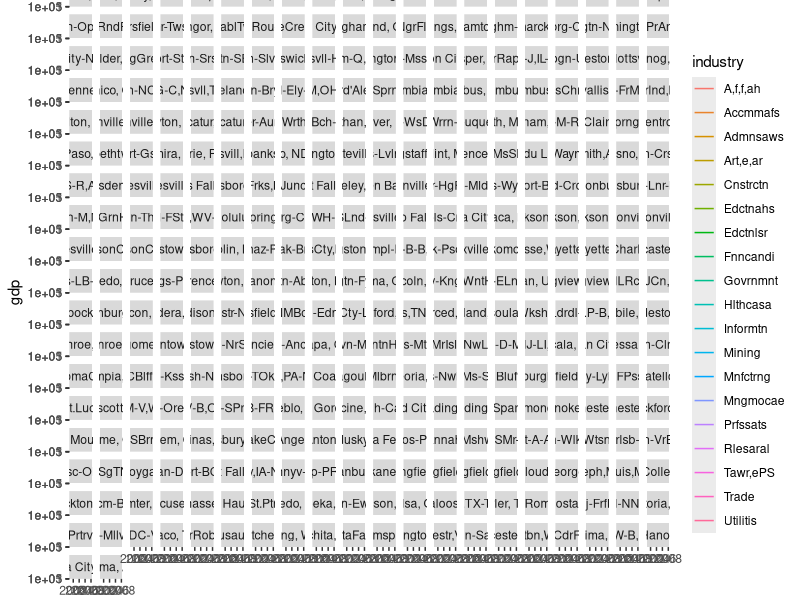
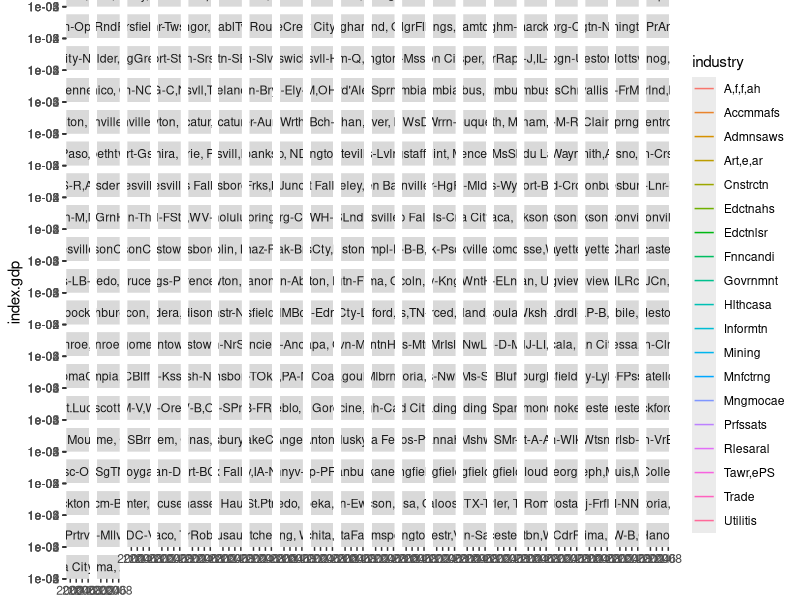

Here is the R script that generated these plots, in order: (Note: this script raises an error after producing the figures.)
library(stringr)
library(ggplot2)

gdp <- read.csv("gdp-selected.csv")


qplot(year, gdp, data = gdp, colour = industry, geom="line", facets=~ metro, log = "y")
qplot(year, index.gdp, data = gdp, colour = industry, geom="line", facets=~ metro, log = "y")

# Compare industries across cities ------------------------------------------
# Get rid of all city-industry combinations with < 3 points
gdp <- ddply(gdp, c("industry", "metro"), transform, 
  n = length(metro))
selected <- subset(gdp, n >= 4)

qplot(year, gdp, data = selected2, group = metro, geom="line", facets=~ industry, log = "y")
# Industries do seem share common patterns across cities, but it's difficult
# to compare within an industry because the geometric growth dominates smaller
# deviations

# Look at just geometric growth 

growth <- ddply(selected, c("industry", "metro"), function(df) {
  exp(coef(lm(log(gdp) ~ I(year - 2001), data = df)))
}, .progress = "text")

names(growth)[3:4] <- c("start", "growth")

growth <- subset(growth, !is.na(growth))
write.table(growth, "gdp-growth.csv", sep = ",", row = F)


qplot(growth, reorder(industry, growth), data = growth) + 
  geom_vline(xintercept = 1, colour = "grey50")
qplot(growth, metro, data = growth) + 
  geom_vline(xintercept = 1, colour = "grey50")
  
qplot(start, growth, data = growth)

#look into agriculture
qplot(start, growth, data = subset(growth, industry=Affah))


# Remove geometric growth and just look at deviations

deviations <- ddply(selected, c("industry", "metro"), function(df) {
  mod <- lm(log(gdp) ~ I(year - 2001), data = df)
  d <- resid(mod)
  
  data.frame(year = df$year, dev = d)
})
qplot(year, exp(dev), data = deviations, group = metro, geom="line", 
  facets = ~ industry)
qplot(year, exp(dev), data = deviations, group = metro, geom="line", 
  facets = ~ industry) + ylim(0.8, 1.2) + geom_smooth(aes(group = 1))

#look at agriculture only
  
qplot(year, exp(dev), data = subset(deviations, industry==Affah), group = metro, geom="line", 
  facets = ~ industry) + ylim(0.8, 1.2) + geom_smooth(aes(group = 1))

